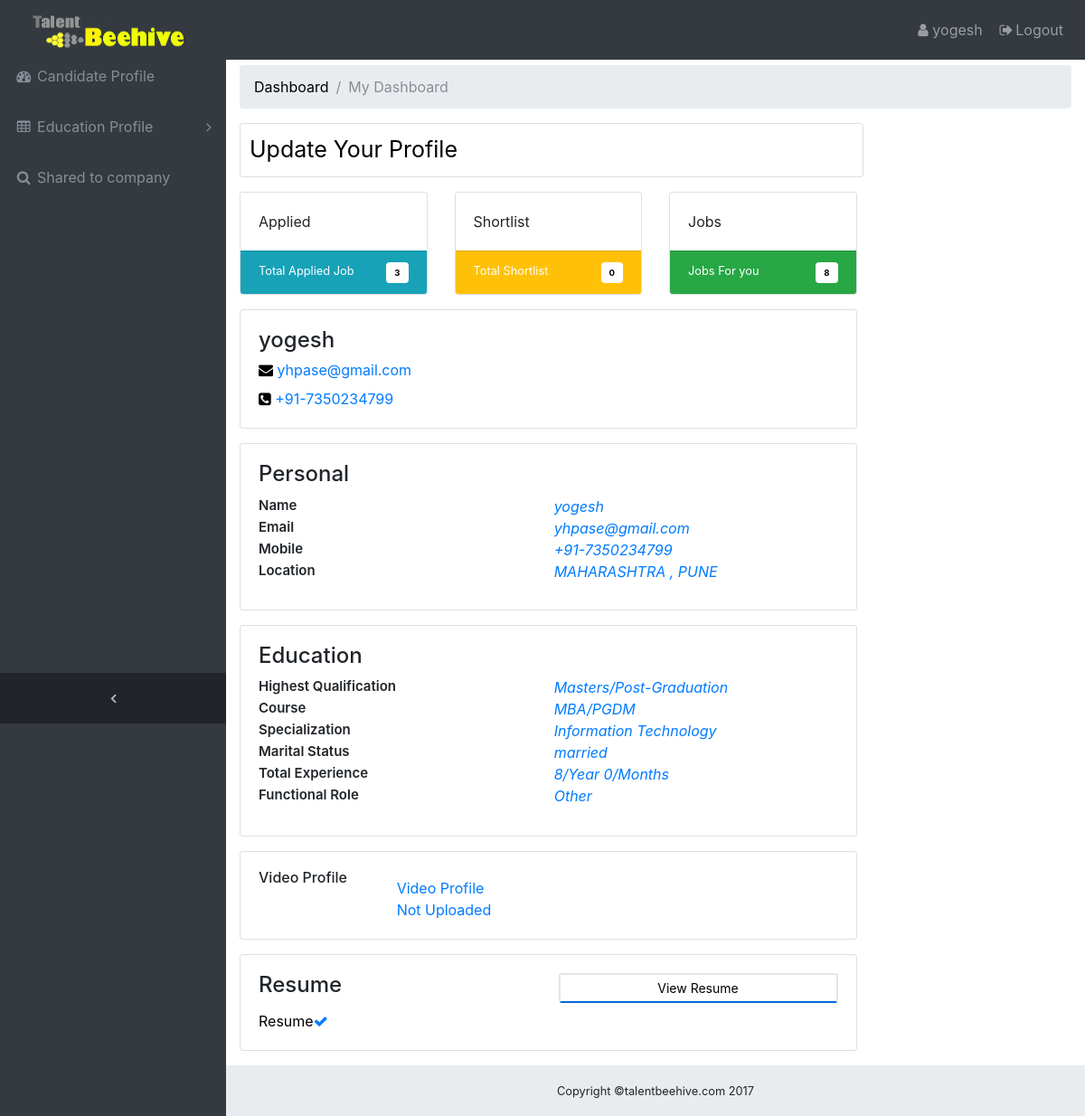
Screenshot of /candidate-fresh_profile.php (signed in) with the database file from the repository.
### tables this page shows
CREATE TABLE IF NOT EXISTS `candidate` (
  `id` int(20) NOT NULL AUTO_INCREMENT,
  `name` varchar(100) NOT NULL,
  `email` varchar(100) NOT NULL,
  `contact` varchar(200) NOT NULL,
  `pass` varchar(100) NOT NULL,
  `cpass` varchar(100) NOT NULL,
  `state` int(255) NOT NULL,
  `city` int(255) NOT NULL,
  `qualification` int(255) NOT NULL,
  `course` int(255) NOT NULL,
  `specialization` int(255) NOT NULL,
  `res` varchar(100) DEFAULT NULL,
  `video` varchar(100) DEFAULT NULL,
  `application` varchar(100) DEFAULT NULL,
  `months` varchar(100) DEFAULT NULL,
  `year` varchar(100) DEFAULT NULL,
  `role` varchar(200) DEFAULT NULL,
  `marital` varchar(100) DEFAULT NULL,
  `Status` enum('Pending','Approved') DEFAULT 'Pending',
  `video_status` enum('0','1') NOT NULL DEFAULT '0',
  `video_remark` varchar(2000) NOT NULL,
  `date_time` varchar(3400) NOT NULL,
  PRIMARY KEY (`id`)
);

CREATE TABLE IF NOT EXISTS `state` (
  `id` int(234) NOT NULL AUTO_INCREMENT,
  `statename` varchar(234) NOT NULL,
  PRIMARY KEY (`id`)
);

CREATE TABLE IF NOT EXISTS `city` (
  `c_id` int(234) NOT NULL AUTO_INCREMENT,
  `cityname` varchar(50) NOT NULL,
  `code` varchar(50) NOT NULL,
  `s_id` int(11) DEFAULT NULL,
  PRIMARY KEY (`c_id`),
  KEY `par_ind` (`s_id`),
  KEY `s_id` (`s_id`)
);

CREATE TABLE IF NOT EXISTS `qualification` (
  `id` int(244) NOT NULL AUTO_INCREMENT,
  `qualification` varchar(255) NOT NULL,
  PRIMARY KEY (`id`)
);

CREATE TABLE IF NOT EXISTS `course` (
  `c_id` int(234) NOT NULL AUTO_INCREMENT,
  `course` varchar(234) DEFAULT NULL,
  `q_id` int(234) DEFAULT NULL,
  PRIMARY KEY (`c_id`)
);

CREATE TABLE IF NOT EXISTS `specialization` (
  `s_id` int(234) NOT NULL AUTO_INCREMENT,
  `specialization` varchar(234) NOT NULL,
  `cc_id` int(234) DEFAULT NULL,
  PRIMARY KEY (`s_id`)
);

### candidate-fresh_profile.php (the view, shortened to what this page needs)
<?php
include('config1.php');
$q="select * from candidate where email='{$_SESSION['email']}'";
$result=mysqli_query($DB,$q);
$num=mysqli_num_rows($result);
$q1="select * from candidate where email='{$_SESSION['email']}'";
$result1=mysqli_query($DB,$q1);
$num1=mysqli_num_rows($result1);
 ?>
<!DOCTYPE html>
<html lang="en">
<head>
  <link href="vendor/bootstrap/css/bootstrap.min.css" rel="stylesheet">
  <link href="https://maxcdn.bootstrapcdn.com/font-awesome/4.7.0/css/font-awesome.min.css" rel="stylesheet" type="text/css">
  <link href="vendor/datatables/dataTables.bootstrap4.css" rel="stylesheet">
  <link href="css/sb-admin.css" rel="stylesheet">
</head>
<body class="fixed-nav sticky-footer bg-dark" id="page-top">
  <?php
 include("candidate_header.php");
 ?>
  <div class="content-wrapper">
    <div class="container-fluid">
      <ol class="breadcrumb">
        <li class="breadcrumb-item">
          <a href="#">Dashboard</a>
        </li>
        <li class="breadcrumb-item active">My Dashboard</li>
      </ol>
	   <div class="row">
	 <div class="container ">
	 <div class="col-lg-9 mb-3 card applied-marque " style="Padding:10px">
	<marquee behavior="alternate" direction="left" style="font-size:25px"><a href="candidate-complete-profile.php" >Update Your Profile</a></marquee>
	 </div>
	 </div>
	 </div>
      <div class="row">
        <div class="col-xl-3 col-sm-6 mb-3">
          <div class="card">
            <div class="card-body">
              <div class="mr-5">Applied</div>
            </div>
			<?php
			$qu="select count(*) as maxnum from candidate_job_applied where can_name='{$_SESSION['name']}' and status='applied' ";
            $resultu=mysqli_query($DB,$qu);
            $rowu = mysqli_fetch_array($resultu);
			?>
            <a class="card-footer text-white clearfix small z-1 bg-info" href="candidate-applied-job.php?id=<?php echo $_SESSION['id']; ?>">
              <span>Total Applied Job<span class="badge pull-right"><?php echo $rowu['maxnum']; ?></span></span>
            </a>
          </div>
        </div>
         <div class="col-xl-3 col-sm-6 mb-3">
          <div class="card">
            <div class="card-body">
              <div class="mr-5">Shortlist</div>
            </div>
			<?php
			$qs="select count(*) as maxnum from candidate_job_applied where can_name='{$_SESSION['name']}' and status='shortlisted'";
            $results=mysqli_query($DB,$qs);
            $rows = mysqli_fetch_array($results);
			?>
            <a class="card-footer text-white clearfix small z-1 bg-warning" href="company-shortlist.php?id=<?php echo $_SESSION['id']; ?>">
              <span>Total Shortlist<span class="badge pull-right"><?php echo $rows['maxnum']; ?></span></span>
            </a>
          </div>
        </div>
	<div class="col-xl-3 col-sm-6 mb-3">
          <div class="card">
            <div class="card-body">
              <div class="mr-5">Jobs</div>
            </div>
<?php
		if($num1>0)
		{
	    $row3= mysqli_fetch_array($result1)
?>
            <a class="card-footer text-white clearfix small z-1 bg-success" href="candidate-jobs.php?course=<?php echo $row3['course']; ?>&role=<?php echo $row3['role']; ?>" >
<?php
			 $qj="select count(*) as maxid from functionality where course='".$row3['course']."' OR role='".$row3['role']."'  ";
$resultj=mysqli_query($DB,$qj);
$rowj= mysqli_fetch_array($resultj);
?>
			 <span>Jobs For you<span class="badge pull-right"><?php echo $rowj['maxid']; ?></span></span>
<?php
}
?>
            </a>
          </div>
        </div>
     </div>
      <div class="row">
        <div class="col-lg-9">
          <div class="card mb-3">
            <div class="card-body">
              <div class="row">
<?php
		if($num>0)
		{
	    $row2 = mysqli_fetch_array($result)
			?>
                <div class="col-sm-11">
                  <div id="editfreshname" class="h4 mb-0"> <?php echo $row2['name'] ;?></div>
				   <div  id="editfreshemail" class="mt-2 text-primary"><i class="fa fa-envelope " style="color:black;" aria-hidden="true"></i>  <?php echo $row2['email'] ;?></a></div>
				   <div id="editfreshno" class="mt-2 text-primary"><i class="fa fa-phone-square" style="color:black;" aria-hidden="true"></i> <?php echo $row2['contact'] ;?></div>
                </div>
              </div>
          </div>
          </div>
          </div>
        </div>
		<div class="row">
        <div class="col-lg-9">
          <div class="card mb-3">
            <div class="card-body">
              <div class="row">
                <div class="col-sm-12">
				    <div class="h4 mb-2"> Personal</div>
					<ul class="personal-profile mb-2">
                      <li >
					  <strong class="personal-strong">Name</strong>
					  <em id="editfrshpname"class="text-primary"><?php echo $row2['name'];?></em>
					  </li>
					   <li>
					  <strong class="personal-strong">Email</strong>
					  <em id="editfrshpemail" class="text-primary"><?php echo $row2['email'];?></em>
					  </li>
					  <li>
					  <strong class="personal-strong">Mobile</strong>
					  <em id="editfrshpno" class="text-primary"><?php echo $row2['contact'];?></em>
					  </li>
					  <li>
					  <strong class="personal-strong">Location</strong>
                    <?php
                         $getstate=mysqli_query($DB,"select statename  from state where id=".$row2['state']);
                         $getstatedetails = mysqli_fetch_array($getstate);
                           $getcity=mysqli_query($DB, "select cityname  from city where c_id=".$row2['city']);
                         $getcitydetails = mysqli_fetch_array($getcity);
		?>
					  <em id="editfrshplocation" class="text-primary"><?php  echo $getstatedetails['statename'];?> , <?php  echo $getcitydetails['cityname']; ?></em>
					  </li>
	              </ul>
				</div>
              </div>
            </div>
          </div>
          </div>
        </div>
		<div class="row">
        <div class="col-lg-9">
          <div class="card mb-3">
            <div class="card-body">
              <div class="row">
                <div class="col-sm-12">
				    <div class="h4 mb-2">Education</div>
					<ul class="personal-profile">
                      <li>
					  <strong class="personal-strong">Highest Qualification</strong>
					  <em id="highestq"class="text-primary">
					  <?php
                         $getqualification=mysqli_query($DB,"select qualification  from qualification where id=".$row2['qualification']);
                         $getqualificationdetails = mysqli_fetch_array($getqualification);
						 echo $getqualificationdetails['qualification'];?>
						 </em>
					  </li>
					    <li>
					  <strong class="personal-strong">Course</strong>
					  <em id="highestq"class="text-primary">
					   <?php
                         $getcourse=mysqli_query($DB, "select course  from course where c_id=".$row2['course']);
                         $getcoursedetails = mysqli_fetch_array($getcourse);
						 echo $getcoursedetails['course'];?>
						 </em>
					  </li>
					    <li>
					  <strong class="personal-strong">Specialization</strong>
					  <em id="highestq"class="text-primary">
					  <?php
                         $getspecialization=mysqli_query($DB, "select specialization  from specialization where s_id=".$row2['specialization']);
                         $getspecializationdetails = mysqli_fetch_array($getspecialization);
						 echo $getspecializationdetails['specialization'];?></em>
					  </li>
					   <li>
					  <strong class="personal-strong">Marital Status</strong>
					  <em id="specialization"class="text-primary"><?php echo $row2['marital'];?></em>
					  </li>
					   <li>
					  <strong class="personal-strong">Total Experience</strong>
					  <em id="ex"class="text-primary"><?php echo $row2['year'];?> <?php echo $row2['months'];?></em>
					  </li>
					 <li>
					  <strong class="personal-strong">Functional Role</strong>
					  <em id="skill" class="text-primary"><?php echo $row2['role'];?></em>
					  </li>
	              </ul>
				</div>
              </div>
            </div>
          </div>
          </div>
        </div>
		<div class="row">
        <div class="col-lg-9">
          <div class="card mb-3">
            <div class="card-body">
              <div class="row">
                 <?php
							  if ( $row2['video'] == "")
							  {
							  ?>
							    <div class="col-sm-3">
                  <div id="editLabel" class="h6 mb-0"> Video Profile</div>
				 </div>
							  <div class="row">
					<div class="col-sm-8">
				   <div  class="mt-2 text-primary" style="align:right">Video Profile Not Uploaded</div>
				   </div>
				 </div>
				 <?php }
							  ?>
              </div>
            </div>
          </div>
          </div>
        </div>
		<div class="row">
        <div class="col-lg-9">
          <div class="card mb-3">
            <div class="card-body">
              <div class="row">
                <?php
							  if ( $row2['res'] == "")
							  {
							  ?>
				  <div class="col-sm-3">
                  <div id="editLabel" class="h4 mb-0"> Resume</div>
				  </div>
				   <div class="row">
					<div class="col-sm-8">
				   <div  class="mt-2 text-primary" style="align:right">Resume Not Uploaded</div>
				   </div>
				 </div>
				    <?php
							  }
							  else
							  {
		                      ?>
                <div class="col-sm-12">
				 <div class="row">
				  <div class="col-sm-3">
                  <div id="editLabel" class="h4 mb-0"> Resume</div>
				  </div>
				   <div class="col-sm-9">
  <a id="uploadresumebtn"  class="btn  btn-default view-pdf  btn-sm  pull-right" style="cursor:pointer" href="<?php echo 'resume/' .$row2['res'];?>">View Resume</a>
				   </div>
                   </div>
				   <div  class="mt-2 text-primary"><a href="<?php echo 'resume/' .$row2['res'];?>">Resume</a><i  class="fa fa-check" aria-hidden="true"></i></div>
                </div>
							  <?php
							  }
							  ?>
              </div>
            </div>
          </div>
		   </div>
          	 <?php
					}
					?>
        </div>
      </div>
    </div>
    <footer class="sticky-footer">
      <div class="container">
        <div class="text-center">
          <small>Copyright ©talentbeehive.com 2017</small>
        </div>
      </div>
    </footer>
</body>
</html>

### rows the page displays
candidate: name "yogesh", email "yhpase@gmail.com", contact "+91-7350234799", marital "married", year "8/Year", months "0/Months", role "Other"
state: statename "MAHARASHTRA"
city: cityname "PUNE"
qualification: qualification "Masters/Post-Graduation"
course: course "MBA/PGDM"
specialization: specialization "Information Technology"

### other values shown
$_SESSION['name'] "yogesh"
$rowu['maxnum'] "3"
$rows['maxnum'] "0"
$rowj['maxid'] "8"
